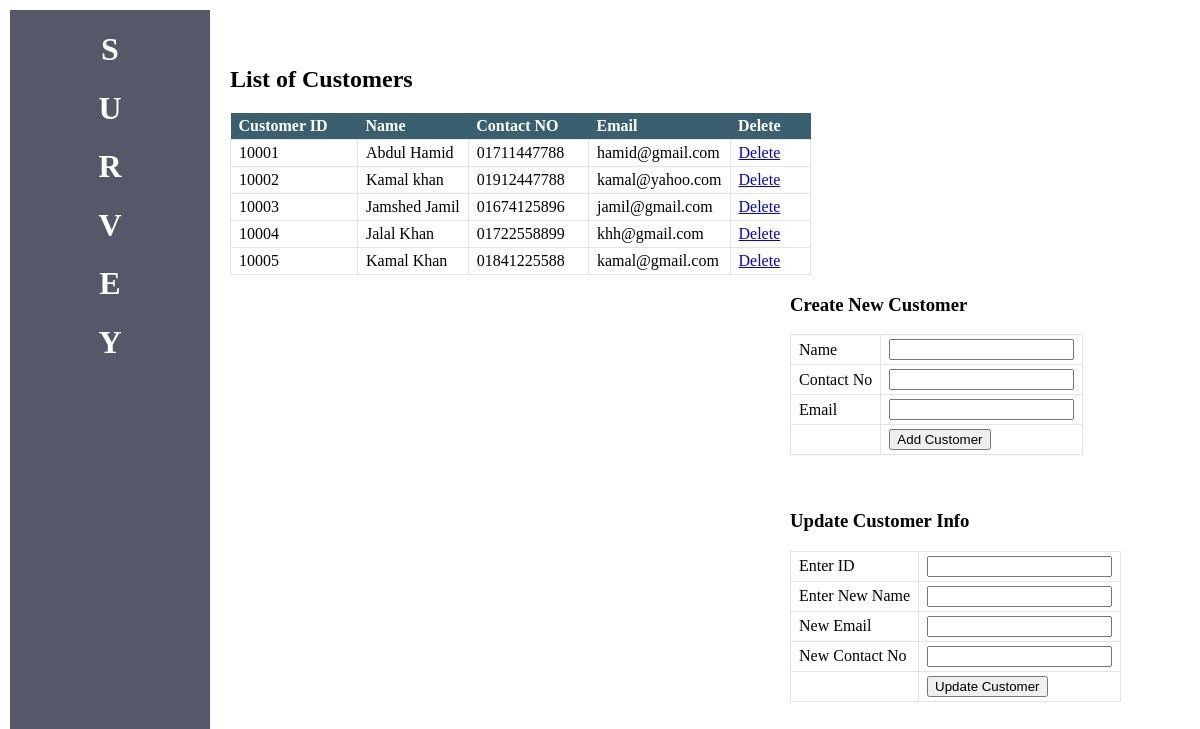
/manage_customers_manager.php, run on the app's committed database.
### tables this page shows
CREATE TABLE `customer` (
  `customer_id` int(10) NOT NULL,
  `customer_name` varchar(20) NOT NULL,
  `customer_contact_no` varchar(20) NOT NULL,
  `customer_email` varchar(20) NOT NULL
);

### db.php (called while the page is built, shortened)
<?php
function getJSONFromDB($sql){
	$conn = mysqli_connect("localhost", "root", "","ims");
	$result = mysqli_query($conn, $sql)or die(mysqli_error($$conn));
	$arr=array();
	while($row = mysqli_fetch_assoc($result)) {
		$arr[]=$row;
	}
	return json_encode($arr);
}
?>

### manage_customers_manager.php (the view, shortened to what this page needs)
<?php
require("db.php");
$result = getJSONFromDB("select * from customer");
$result = json_decode($result, true);
?>
<!DOCTYPE html>
<html>
<head>
</head>
<body>
	<br><br>
	<div id="bd">
		<div class = "left">
			<table id="tbb">
				<h2>List of Customers</h2>
				<th>Customer ID</th> <th>Name</th> <th> Contact NO </th> <th>Email</th><th>Delete</th>
				<?php
					for($i=0;$i<sizeof($result);$i++){
						$id = $result[$i]["customer_id"];
						$name = $result[$i]["customer_name"];
						$contact = $result[$i]["customer_contact_no"];
						$email = $result[$i]["customer_email"];
						echo "<tr>
							<td>$id</td>
							<td>$name</td>
							<td>$contact</td>
							<td>$email</td>
							<td><a href='manage_customers_manager.php?did=$id'>Delete</a></td>
						 </tr>";
					}
				 ?>
			</table>
		</div>
		<div class="right">
			<div>
				<form action="manage_customers_manager.php" method="POST">
					<table id="tbb">
						<h3>Create New Customer</h3>
						<tr>
							<td>Name</td>
							<td><input type="text" name="customer_name"></td>
						</tr>
						<tr>
							<td>Contact No</td>
							<td><input type="text" name="customer_contact_no"></td>
						</tr>
						<tr>
							<td>Email</td>
							<td><input type="text" name="customer_email"></td>
						</tr>
						<tr>
							<td></td>
							<td> <input type="submit" name="create_new_customer" value="Add Customer"></td>
						</tr>
					</table>
				</form>
			</div>
			<div>
			<br><br>
				<form action="manage_customers_manager.php" method="POST">
					<table id="tbb">
						<h3>Update Customer Info</h3>
						<tr>
							<td>Enter ID</td>
							<td><input type="number" name="customer_id"></td>
						</tr>
						<tr>
							<td>Enter New Name</td>
							<td><input type="text" name="customer_name"></td>
						</tr>
						<tr>
							<td>New Email</td>
							<td><input type="text" name="customer_email"></td>
						</tr>
						<tr>
							<td>New Contact No</td>
							<td><input type="text" name="customer_contact_no"></td>
						</tr>
						<tr>
							<td></td>
							<td> <input type="submit" name="update_customer" value="Update Customer"></td>
						</tr>
					</table>
				</form>
			</div>
		</div>
	</div>
</body>
</html>

### manage_customers_manager.php (style rules this page uses)
#bd { margin-left: 220px; }
.left { width: 700px; float: left; }
.right { width: 400px; float: right; }
#tbb { border-collapse: collapse; }
#tbb th { text-align: left; background-color: #3a6070; color: #FFF; padding: 4px 30px 4px 8px; }
#tbb td { border : 1px solid #e3e3e3; padding: 4px 8px; }

### data on the page
customer: customer_id "10001", customer_name "Abdul Hamid", customer_contact_no "01711447788", customer_email "hamid@gmail.com"
customer: customer_id "10002", customer_name "Kamal khan", customer_contact_no "01912447788", customer_email "kamal@yahoo.com"
customer: customer_id "10003", customer_name "Jamshed Jamil", customer_contact_no "01674125896", customer_email "jamil@gmail.com"
customer: customer_id "10004", customer_name "Jalal Khan", customer_contact_no "01722558899", customer_email "khh@gmail.com"
customer: customer_id "10005", customer_name "Kamal Khan", customer_contact_no "01841225588", customer_email "kamal@gmail.com"
